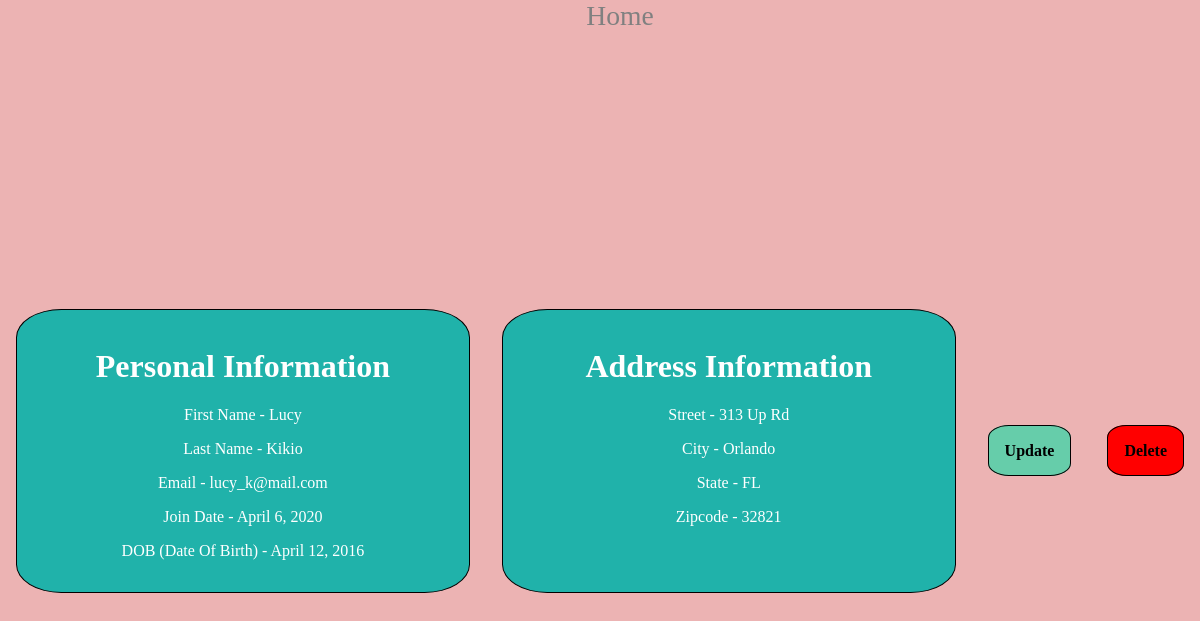
/2/ (signed in), run on the app's committed database.
### entry/models.py (models this page shows, shortened)
class Entry(models.Model):
    user = models.ForeignKey(User, on_delete=models.CASCADE, related_name='entries')
    male = 'male'
    female = 'female'
    GENDER_CHOICES = [
        (male, 'male'),
        (female, 'female')
    ]
    FLORIDA = 'FL'
    COLORADO = 'CO'
    ARIZONA = 'AZ'
    STATE_CHOICES = [
        (FLORIDA, 'Florida'),
        (COLORADO, 'Colorado'),
        (ARIZONA, 'Arizona')
    ]
    first_name = models.CharField(max_length=20)
    last_name = models.CharField(max_length=20)
    email = models.EmailField()
    join_date = models.DateField(auto_now_add=True)
    gender = models.CharField(max_length = 10, choices=GENDER_CHOICES)
    D_O_B = models.DateField()
    street = models.CharField(max_length=30)
    city = models.CharField(max_length=25)
    state = models.CharField(max_length=2, choices=STATE_CHOICES)
    zipcode = models.PositiveIntegerField()

### entry/views.py (the view)
# urls.py: path('<int:id>/', login_required(EntryDetailView.as_view()), name='entry-detail'),
class EntryDetailView(DetailView):
    template_name = 'entries/entry_detail.html'
    def get_object(self):
        id_ = self.kwargs.get("id")
        return get_object_or_404(Entry, id=id_)

### entry/templates/entries/entry_detail.html (shortened to what this page needs)
{% extends 'base.html' %}
{% block content %}
<div class="container">
    <div class="flex-item">
        <h1>Personal Information</h1>
        <p>First Name - {{object.first_name}}</p>
        <p>Last Name - {{object.last_name}}</p>
        <p>Email - {{object.email}}</p>
        <p>Join Date - {{object.join_date}}</p>
        <p>DOB (Date Of Birth) - {{object.D_O_B}}</p>
    </div>
    <div class="flex-item">
        <h1>Address Information</h1>
        <p>Street - {{object.street}}</p>
        <p>City - {{object.city}}</p>
        <p>State - {{object.state}}</p>
        <p>Zipcode - {{object.zipcode}}</p>
    </div>
    <div>
        <a href="{% url 'entry:entry-update' object.id %}" class='update'>Update</a>
        <a href="{%url 'entry:entry-delete' object.id%}" class='delete'>Delete</a>
    </div>
</div>
{% endblock %}

### static/CSS/main.css (style rules this page uses)
html, body { height: 100%; }
body { margin:0; background-color: rgb(236, 179, 179); }
.container { display: flex; justify-content: center; align-content: center; height: 100%; align-items: center; }
p { text-align: center; font-size: 1em; }
.flex-item { color: white; padding:1em; margin:1em; flex:1; border: 1px solid black; background-color: lightseagreen; border-radius: 10%; text-align: center; }
a { text-decoration: none; padding:1em; margin: 1em; color:blue; }
a.delete { color:black; width:200px; height:100px; font-weight: bold; background-color: red; border: 1px solid black; border-radius: 25%; align-self: flex-end; }
a.update { color:black; width:200px; height:100px; font-weight: bold; background-color: mediumaquamarine; border: 1px solid black; border-radius: 25%; }

### data on the page
Entry: first_name "Lucy", last_name "Kikio", email "lucy_k@mail.com", join_date "April 6, 2020", D_O_B "April 12, 2016", street "313 Up Rd", city "Orlando", state "FL", zipcode "32821"
